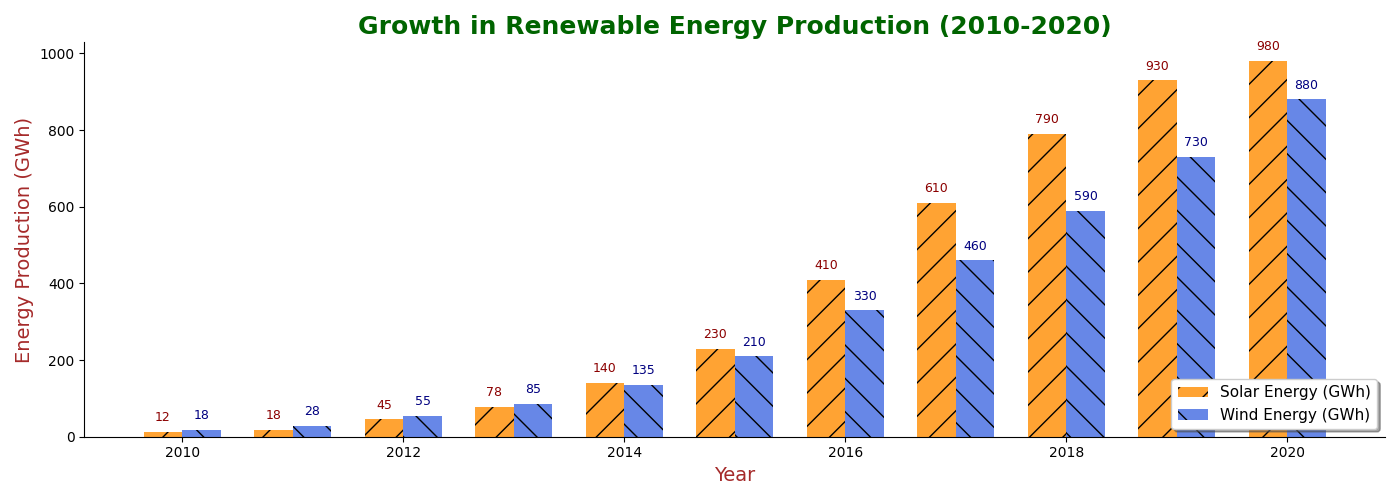

This chart was generated by the following Python code:
import matplotlib.pyplot as plt
import numpy as np

years = np.arange(2010, 2021)
solar_energy = np.array([12, 18, 45, 78, 140, 230, 410, 610, 790, 930, 980])
wind_energy = np.array([18, 28, 55, 85, 135, 210, 330, 460, 590, 730, 880])

fig, ax1 = plt.subplots(figsize=(14, 5))

bar_width = 0.35
bar1 = ax1.bar(years - bar_width/2, solar_energy, bar_width, label='Solar Energy (GWh)', color='darkorange', alpha=0.8, hatch='/')
bar2 = ax1.bar(years + bar_width/2, wind_energy, bar_width, label='Wind Energy (GWh)', color='royalblue', alpha=0.8, hatch='\\')

for bar in bar1:
    height = bar.get_height()
    ax1.text(bar.get_x() + bar.get_width() / 2.0, height + 20, f'{height}', ha='center', va='bottom', fontsize=9, color='darkred')
for bar in bar2:
    height = bar.get_height()
    ax1.text(bar.get_x() + bar.get_width() / 2.0, height + 20, f'{height}', ha='center', va='bottom', fontsize=9, color='navy')

ax1.set_title("Growth in Renewable Energy Production (2010-2020)", fontsize=18, fontweight='bold', color='darkgreen')
ax1.set_xlabel("Year", fontsize=14, color='brown')
ax1.set_ylabel("Energy Production (GWh)", fontsize=14, color='brown')

ax1.legend(loc='lower right', fontsize=11, shadow=True)
ax1.grid(False)

ax1.spines['top'].set_visible(False)
ax1.spines['right'].set_visible(False)

plt.tight_layout()
plt.show()
